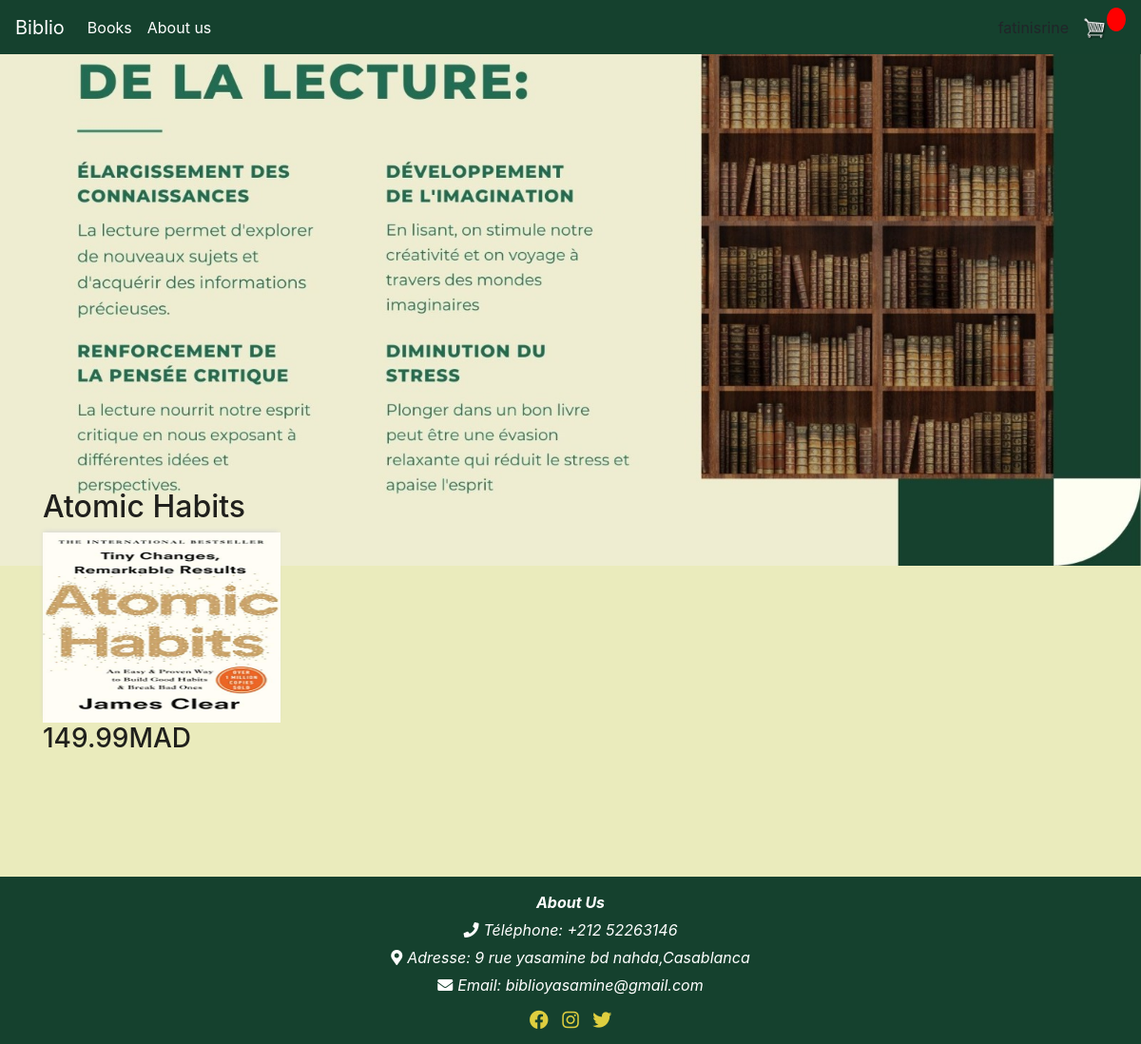
The page /product/Atomic-Habits (signed in) on the database its author committed.
### store/models.py (models this page shows, shortened)
class Product (models.Model):
    name=models.CharField(max_length=200,null=True)
    price=models.FloatField(max_length=200,null=True)
    slug = models.SlugField(max_length=128)
    digital=models.BooleanField(default=False,null=True,blank=False)
    image=models.ImageField(null=True,blank=True)
    @property
    def imageURL(self):
        try:
            url=self.image.url
        except:
            url=''
        return url

### store/views.py (the view)
# urls.py: path('product/<str:slug>', product_detail,name="product"),
def product_detail(request,slug):
     product = get_object_or_404(Product,slug=slug)
     return render(request,'store/detail.html',context={"product":product})

### store/Templates/store/detail.html
{% extends 'store/main.html' %}
{% block content %}
    <h2>{{product.name}}</h2>
    <img class="thumbnail" src="{{product.imageURL}}" style="max-width: 250px;">
    <h3>{{product.price}}MAD</h3>
{% endblock %}

### ecommerce/static/css/main.css (style rules this page uses)
h1,h2,h3,h4,h5,h6 { color:hsl(0, 0%, 30%); }
.thumbnail { width: 100%; height: 200px; -webkit-box-shadow: -1px -3px 5px -2px rgba(214,214,214,1); -moz-box-shadow: -1px -3px 5px -2px rgba(214,214,214,1); box-shadow: -1px -3px 5px -2px rgba(214,214,214,1); }

### store/Templates/store/main.html (style rules this page uses)
h1,h2,h3,h4,h5,h6 { color:hsla(0, 0%, 5%, 0.916); }
.thumbnail { width: 100%; height: 200px; -webkit-box-shadow: -1px -3px 5px -2px rgba(214,214,214,1); -moz-box-shadow: -1px -3px 5px -2px rgba(214,214,214,1); box-shadow: -1px -3px 5px -2px rgba(214,214,214,1); }
body { background-color: hsl(61, 54%, 83%); }

### rows shown on the page
Product: name "Atomic Habits", imageURL (picture), price "149.99"
